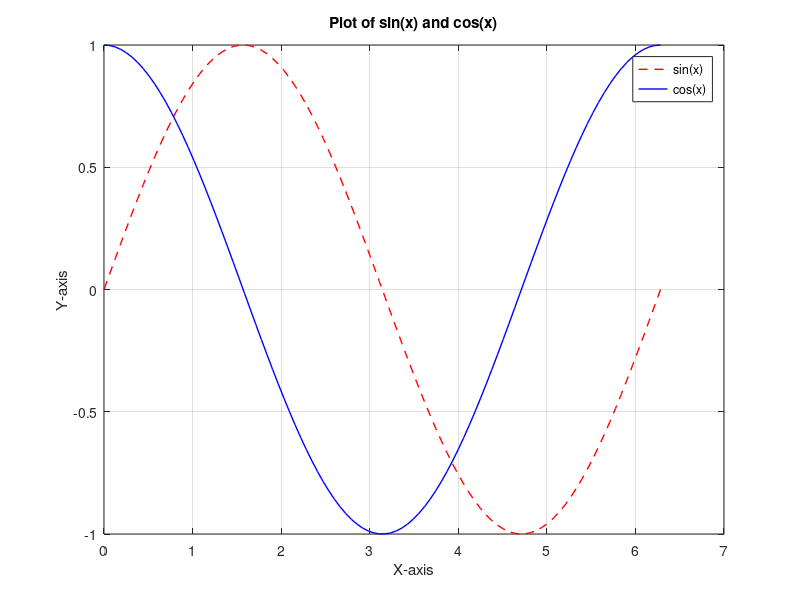
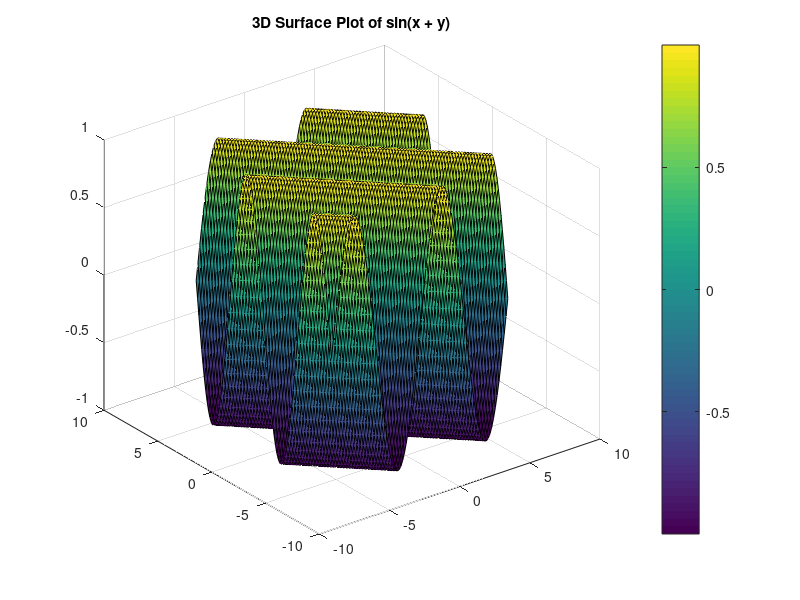
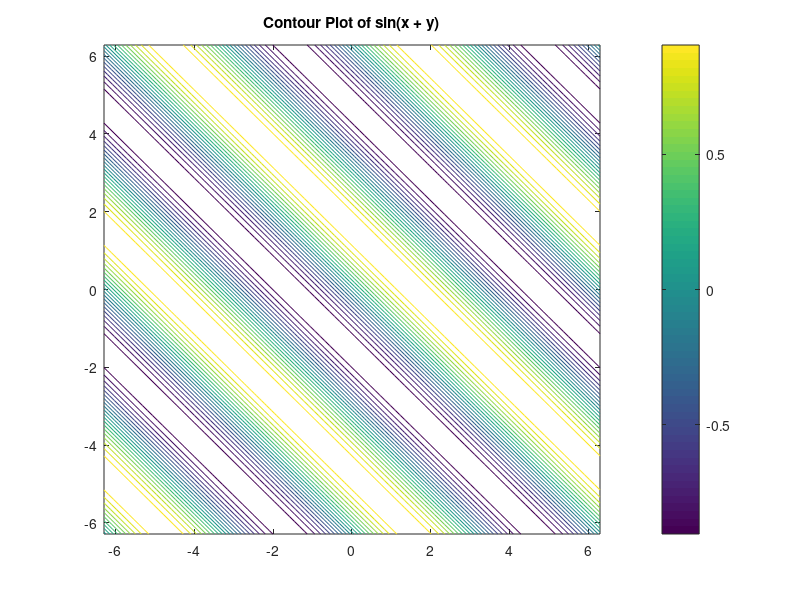

Source code (MATLAB) for these figures, in order:
%Linear Spaces and Evaluating Functions
x = linspace(0, 2*pi, 100);
y_exp = exp(x);
y_sin = sin(x);

%Plotting Single Variable Functions
figure;
plot(x, sin(x), 'r--', 'DisplayName', 'sin(x)','LineWidth',1); 
hold on;
plot(x, cos(x), 'b-', 'DisplayName', 'cos(x)','LineWidth',1);
legend('sin(x)', 'cos(x)', 'Location', 'best');
xlabel('X-axis'); ylabel('Y-axis');
title('Plot of sin(x) and cos(x)');
grid on;
hold off;

%Using Meshgrid to Generate 2D Spaces
x = linspace(-2*pi, 2*pi, 100);
y = linspace(-2*pi, 2*pi, 100);
[X, Y] = meshgrid(x, y);
Z = sin(X + Y);

% Visualizing Multivariable Functions
% Surface plot
figure;
surf(X, Y, Z);
colorbar;
title('3D Surface Plot of sin(x + y)');

% Contour plot
figure;
contour(X, Y, Z, 20);
colorbar;
title('Contour Plot of sin(x + y)');